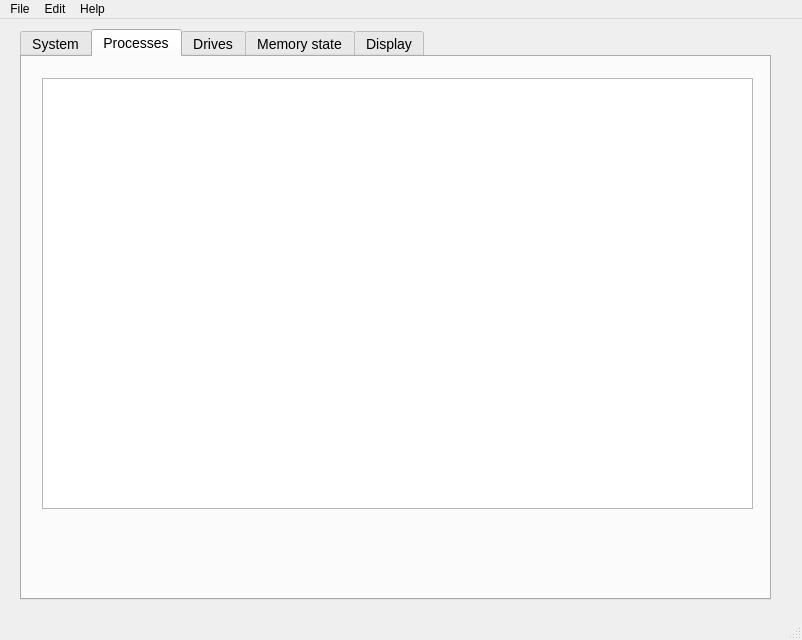
<?xml version="1.0" encoding="UTF-8"?>
<ui version="4.0">
 <class>MainWindow</class>
 <widget class="QMainWindow" name="MainWindow">
  <property name="geometry">
   <rect>
    <x>0</x>
    <y>0</y>
    <width>802</width>
    <height>640</height>
   </rect>
  </property>
  <property name="windowTitle">
   <string>MainWindow</string>
  </property>
  <widget class="QWidget" name="centralwidget">
   <widget class="QTabWidget" name="tabWidget">
    <property name="geometry">
     <rect>
      <x>20</x>
      <y>10</y>
      <width>751</width>
      <height>571</height>
     </rect>
    </property>
    <property name="styleSheet">
     <string notr="true">
/*background-color:rgb(240, 240, 240);
background-color:black;*/
font-size:14px;</string>
    </property>
    <property name="currentIndex">
     <number>1</number>
    </property>
    <widget class="QWidget" name="tab">
     <property name="styleSheet">
      <string notr="true"/>
     </property>
     <attribute name="title">
      <string>System</string>
     </attribute>
     <widget class="QGroupBox" name="groupBox">
      <property name="geometry">
       <rect>
        <x>30</x>
        <y>10</y>
        <width>681</width>
        <height>511</height>
       </rect>
      </property>
      <property name="styleSheet">
       <string notr="true">font-size:14px;</string>
      </property>
      <property name="title">
       <string>ЛОЛ</string>
      </property>
      <widget class="QWidget" name="layoutWidget">
       <property name="geometry">
        <rect>
         <x>10</x>
         <y>30</y>
         <width>221</width>
         <height>371</height>
        </rect>
       </property>
       <layout class="QVBoxLayout" name="verticalLayout">
        <item>
         <widget class="QLabel" name="label_5">
          <property name="text">
           <string>ИМЯ КОМПЬЮТЕРА</string>
          </property>
         </widget>
        </item>
        <item>
         <widget class="QLabel" name="label_3">
          <property name="text">
           <string>ИМЯ ПОЛЬЗОВАТЕЛЯ</string>
          </property>
         </widget>
        </item>
        <item>
         <widget class="QLabel" name="label_4">
          <property name="text">
           <string>Количество ядер процессора</string>
          </property>
         </widget>
        </item>
        <item>
         <widget class="QLabel" name="label">
          <property name="text">
           <string>Версия ОС</string>
          </property>
         </widget>
        </item>
        <item>
         <widget class="QLabel" name="label_2">
          <property name="text">
           <string>Архитектура процессора</string>
          </property>
         </widget>
        </item>
        <item>
         <widget class="QLabel" name="label_16">
          <property name="text">
           <string>Уровень процессора</string>
          </property>
         </widget>
        </item>
        <item>
         <widget class="QLabel" name="label_29">
          <property name="text">
           <string>Директория WIndows</string>
          </property>
         </widget>
        </item>
       </layout>
      </widget>
      <widget class="QWidget" name="layoutWidget">
       <property name="geometry">
        <rect>
         <x>270</x>
         <y>30</y>
         <width>181</width>
         <height>371</height>
        </rect>
       </property>
       <layout class="QVBoxLayout" name="verticalLayout_2">
        <item>
         <widget class="QLabel" name="computer_name">
          <property name="text">
           <string/>
          </property>
         </widget>
        </item>
        <item>
         <widget class="QLabel" name="label_7">
          <property name="text">
           <string>TextLabel</string>
          </property>
         </widget>
        </item>
        <item>
         <widget class="QLabel" name="amount_of_kernels">
          <property name="text">
           <string>TextLabel</string>
          </property>
         </widget>
        </item>
        <item>
         <widget class="QLabel" name="OS">
          <property name="text">
           <string>TextLabel</string>
          </property>
         </widget>
        </item>
        <item>
         <widget class="QLabel" name="label_8">
          <property name="text">
           <string/>
          </property>
         </widget>
        </item>
        <item>
         <widget class="QLabel" name="label_17">
          <property name="text">
           <string>TextLabel</string>
          </property>
         </widget>
        </item>
        <item>
         <widget class="QLabel" name="label_30">
          <property name="text">
           <string>TextLabel</string>
          </property>
         </widget>
        </item>
       </layout>
      </widget>
     </widget>
    </widget>
    <widget class="QWidget" name="tab_2">
     <attribute name="title">
      <string>Processes</string>
     </attribute>
     <widget class="QListWidget" name="listWidget">
      <property name="geometry">
       <rect>
        <x>20</x>
        <y>21</y>
        <width>711</width>
        <height>431</height>
       </rect>
      </property>
      <property name="styleSheet">
       <string notr="true">font-size:14px;</string>
      </property>
     </widget>
    </widget>
    <widget class="QWidget" name="tab_3">
     <attribute name="title">
      <string>Drives</string>
     </attribute>
     <widget class="QTextBrowser" name="textBrowser">
      <property name="geometry">
       <rect>
        <x>70</x>
        <y>60</y>
        <width>181</width>
        <height>111</height>
       </rect>
      </property>
      <property name="styleSheet">
       <string notr="true">font-size:14px;</string>
      </property>
      <property name="html">
       <string>&lt;!DOCTYPE HTML PUBLIC &quot;-//W3C//DTD HTML 4.0//EN&quot; &quot;http://www.w3.org/TR/REC-html40/strict.dtd&quot;&gt;
&lt;html&gt;&lt;head&gt;&lt;meta name=&quot;qrichtext&quot; content=&quot;1&quot; /&gt;&lt;style type=&quot;text/css&quot;&gt;
p, li { white-space: pre-wrap; }
&lt;/style&gt;&lt;/head&gt;&lt;body style=&quot; font-family:'MS Shell Dlg 2'; font-size:14px; font-weight:400; font-style:normal;&quot;&gt;
&lt;p style=&quot;-qt-paragraph-type:empty; margin-top:0px; margin-bottom:0px; margin-left:0px; margin-right:0px; -qt-block-indent:0; text-indent:0px; font-family:'MS Shell Dlg 2'; font-size:7.8pt;&quot;&gt;&lt;br /&gt;&lt;/p&gt;&lt;/body&gt;&lt;/html&gt;</string>
      </property>
     </widget>
     <widget class="QTextBrowser" name="textBrowser_2">
      <property name="geometry">
       <rect>
        <x>270</x>
        <y>60</y>
        <width>181</width>
        <height>111</height>
       </rect>
      </property>
      <property name="styleSheet">
       <string notr="true">font-size:14px;</string>
      </property>
      <property name="html">
       <string>&lt;!DOCTYPE HTML PUBLIC &quot;-//W3C//DTD HTML 4.0//EN&quot; &quot;http://www.w3.org/TR/REC-html40/strict.dtd&quot;&gt;
&lt;html&gt;&lt;head&gt;&lt;meta name=&quot;qrichtext&quot; content=&quot;1&quot; /&gt;&lt;style type=&quot;text/css&quot;&gt;
p, li { white-space: pre-wrap; }
&lt;/style&gt;&lt;/head&gt;&lt;body style=&quot; font-family:'MS Shell Dlg 2'; font-size:14px; font-weight:400; font-style:normal;&quot;&gt;
&lt;p style=&quot;-qt-paragraph-type:empty; margin-top:0px; margin-bottom:0px; margin-left:0px; margin-right:0px; -qt-block-indent:0; text-indent:0px; font-family:'MS Shell Dlg 2'; font-size:7.8pt;&quot;&gt;&lt;br /&gt;&lt;/p&gt;&lt;/body&gt;&lt;/html&gt;</string>
      </property>
     </widget>
     <widget class="QTextBrowser" name="textBrowser_3">
      <property name="geometry">
       <rect>
        <x>480</x>
        <y>60</y>
        <width>181</width>
        <height>111</height>
       </rect>
      </property>
      <property name="styleSheet">
       <string notr="true">font-size:14px;</string>
      </property>
      <property name="html">
       <string>&lt;!DOCTYPE HTML PUBLIC &quot;-//W3C//DTD HTML 4.0//EN&quot; &quot;http://www.w3.org/TR/REC-html40/strict.dtd&quot;&gt;
&lt;html&gt;&lt;head&gt;&lt;meta name=&quot;qrichtext&quot; content=&quot;1&quot; /&gt;&lt;style type=&quot;text/css&quot;&gt;
p, li { white-space: pre-wrap; }
&lt;/style&gt;&lt;/head&gt;&lt;body style=&quot; font-family:'MS Shell Dlg 2'; font-size:14px; font-weight:400; font-style:normal;&quot;&gt;
&lt;p style=&quot;-qt-paragraph-type:empty; margin-top:0px; margin-bottom:0px; margin-left:0px; margin-right:0px; -qt-block-indent:0; text-indent:0px; font-family:'MS Shell Dlg 2'; font-size:7.8pt;&quot;&gt;&lt;br /&gt;&lt;/p&gt;&lt;/body&gt;&lt;/html&gt;</string>
      </property>
     </widget>
     <widget class="QTextBrowser" name="textBrowser_4">
      <property name="geometry">
       <rect>
        <x>70</x>
        <y>200</y>
        <width>181</width>
        <height>111</height>
       </rect>
      </property>
      <property name="styleSheet">
       <string notr="true">font-size:14px;</string>
      </property>
      <property name="html">
       <string>&lt;!DOCTYPE HTML PUBLIC &quot;-//W3C//DTD HTML 4.0//EN&quot; &quot;http://www.w3.org/TR/REC-html40/strict.dtd&quot;&gt;
&lt;html&gt;&lt;head&gt;&lt;meta name=&quot;qrichtext&quot; content=&quot;1&quot; /&gt;&lt;style type=&quot;text/css&quot;&gt;
p, li { white-space: pre-wrap; }
&lt;/style&gt;&lt;/head&gt;&lt;body style=&quot; font-family:'MS Shell Dlg 2'; font-size:14px; font-weight:400; font-style:normal;&quot;&gt;
&lt;p style=&quot;-qt-paragraph-type:empty; margin-top:0px; margin-bottom:0px; margin-left:0px; margin-right:0px; -qt-block-indent:0; text-indent:0px; font-family:'MS Shell Dlg 2'; font-size:7.8pt;&quot;&gt;&lt;br /&gt;&lt;/p&gt;&lt;/body&gt;&lt;/html&gt;</string>
      </property>
     </widget>
     <widget class="QTextBrowser" name="textBrowser_5">
      <property name="geometry">
       <rect>
        <x>270</x>
        <y>200</y>
        <width>181</width>
        <height>111</height>
       </rect>
      </property>
      <property name="styleSheet">
       <string notr="true">font-size:14px;</string>
      </property>
      <property name="html">
       <string>&lt;!DOCTYPE HTML PUBLIC &quot;-//W3C//DTD HTML 4.0//EN&quot; &quot;http://www.w3.org/TR/REC-html40/strict.dtd&quot;&gt;
&lt;html&gt;&lt;head&gt;&lt;meta name=&quot;qrichtext&quot; content=&quot;1&quot; /&gt;&lt;style type=&quot;text/css&quot;&gt;
p, li { white-space: pre-wrap; }
&lt;/style&gt;&lt;/head&gt;&lt;body style=&quot; font-family:'MS Shell Dlg 2'; font-size:14px; font-weight:400; font-style:normal;&quot;&gt;
&lt;p style=&quot;-qt-paragraph-type:empty; margin-top:0px; margin-bottom:0px; margin-left:0px; margin-right:0px; -qt-block-indent:0; text-indent:0px; font-family:'MS Shell Dlg 2'; font-size:7.8pt;&quot;&gt;&lt;br /&gt;&lt;/p&gt;&lt;/body&gt;&lt;/html&gt;</string>
      </property>
     </widget>
     <widget class="QTextBrowser" name="textBrowser_6">
      <property name="geometry">
       <rect>
        <x>480</x>
        <y>200</y>
        <width>181</width>
        <height>111</height>
       </rect>
      </property>
      <property name="styleSheet">
       <string notr="true">font-size:14px;</string>
      </property>
      <property name="html">
       <string>&lt;!DOCTYPE HTML PUBLIC &quot;-//W3C//DTD HTML 4.0//EN&quot; &quot;http://www.w3.org/TR/REC-html40/strict.dtd&quot;&gt;
&lt;html&gt;&lt;head&gt;&lt;meta name=&quot;qrichtext&quot; content=&quot;1&quot; /&gt;&lt;style type=&quot;text/css&quot;&gt;
p, li { white-space: pre-wrap; }
&lt;/style&gt;&lt;/head&gt;&lt;body style=&quot; font-family:'MS Shell Dlg 2'; font-size:14px; font-weight:400; font-style:normal;&quot;&gt;
&lt;p style=&quot;-qt-paragraph-type:empty; margin-top:0px; margin-bottom:0px; margin-left:0px; margin-right:0px; -qt-block-indent:0; text-indent:0px; font-family:'MS Shell Dlg 2'; font-size:7.8pt;&quot;&gt;&lt;br /&gt;&lt;/p&gt;&lt;/body&gt;&lt;/html&gt;</string>
      </property>
     </widget>
    </widget>
    <widget class="QWidget" name="tab_4">
     <attribute name="title">
      <string>Memory state</string>
     </attribute>
     <widget class="QWidget" name="layoutWidget">
      <property name="geometry">
       <rect>
        <x>440</x>
        <y>30</y>
        <width>211</width>
        <height>381</height>
       </rect>
      </property>
      <layout class="QVBoxLayout" name="verticalLayout_3">
       <item>
        <widget class="QLabel" name="mem_perc">
         <property name="text">
          <string>TextLabel</string>
         </property>
        </widget>
       </item>
       <item>
        <widget class="QLabel" name="all_mem">
         <property name="text">
          <string>TextLabel</string>
         </property>
        </widget>
       </item>
       <item>
        <widget class="QLabel" name="label_10">
         <property name="text">
          <string>TextLabel</string>
         </property>
        </widget>
       </item>
       <item>
        <widget class="QLabel" name="label_13">
         <property name="text">
          <string>TextLabel</string>
         </property>
        </widget>
       </item>
       <item>
        <widget class="QLabel" name="label_15">
         <property name="text">
          <string>TextLabel</string>
         </property>
        </widget>
       </item>
       <item>
        <widget class="QLabel" name="label_28">
         <property name="text">
          <string>TextLabel</string>
         </property>
        </widget>
       </item>
      </layout>
     </widget>
     <widget class="QWidget" name="layoutWidget">
      <property name="geometry">
       <rect>
        <x>70</x>
        <y>30</y>
        <width>321</width>
        <height>381</height>
       </rect>
      </property>
      <layout class="QVBoxLayout" name="verticalLayout_4">
       <item>
        <widget class="QLabel" name="label_6">
         <property name="text">
          <string>Количество процентов памяти в использовании</string>
         </property>
        </widget>
       </item>
       <item>
        <widget class="QLabel" name="label_9">
         <property name="text">
          <string>Физическая память</string>
         </property>
        </widget>
       </item>
       <item>
        <widget class="QLabel" name="label_11">
         <property name="text">
          <string>Свободная память</string>
         </property>
        </widget>
       </item>
       <item>
        <widget class="QLabel" name="label_12">
         <property name="text">
          <string>Максимальный объем виртуальной памяти</string>
         </property>
        </widget>
       </item>
       <item>
        <widget class="QLabel" name="label_14">
         <property name="text">
          <string>Свободное количество виртуальной памяти</string>
         </property>
        </widget>
       </item>
       <item>
        <widget class="QLabel" name="label_27">
         <property name="text">
          <string>Файл подкачки</string>
         </property>
        </widget>
       </item>
      </layout>
     </widget>
    </widget>
    <widget class="QWidget" name="tab_5">
     <attribute name="title">
      <string>Display</string>
     </attribute>
     <widget class="QWidget" name="layoutWidget_2">
      <property name="geometry">
       <rect>
        <x>360</x>
        <y>40</y>
        <width>181</width>
        <height>291</height>
       </rect>
      </property>
      <layout class="QVBoxLayout" name="verticalLayout_5">
       <item>
        <widget class="QLabel" name="computer_name_2">
         <property name="text">
          <string/>
         </property>
        </widget>
       </item>
       <item>
        <widget class="QLabel" name="label_20">
         <property name="text">
          <string>TextLabel</string>
         </property>
        </widget>
       </item>
       <item>
        <widget class="QLabel" name="freq">
         <property name="text">
          <string>TextLabel</string>
         </property>
        </widget>
       </item>
       <item>
        <widget class="QLabel" name="display">
         <property name="text">
          <string>TextLabel</string>
         </property>
        </widget>
       </item>
       <item>
        <widget class="QLabel" name="label_21">
         <property name="text">
          <string/>
         </property>
        </widget>
       </item>
       <item>
        <widget class="QLabel" name="label_22">
         <property name="text">
          <string>TextLabel</string>
         </property>
        </widget>
       </item>
      </layout>
     </widget>
     <widget class="QWidget" name="layoutWidget">
      <property name="geometry">
       <rect>
        <x>160</x>
        <y>40</y>
        <width>181</width>
        <height>291</height>
       </rect>
      </property>
      <layout class="QVBoxLayout" name="verticalLayout_6">
       <item>
        <widget class="QLabel" name="label_18">
         <property name="text">
          <string/>
         </property>
        </widget>
       </item>
       <item>
        <widget class="QLabel" name="label_24">
         <property name="text">
          <string>Разрешение</string>
         </property>
        </widget>
       </item>
       <item>
        <widget class="QLabel" name="label_26">
         <property name="text">
          <string>Частота</string>
         </property>
        </widget>
       </item>
       <item>
        <widget class="QLabel" name="label_23">
         <property name="text">
          <string>Видеокарта</string>
         </property>
        </widget>
       </item>
       <item>
        <widget class="QLabel" name="label_25">
         <property name="text">
          <string>Дисплей</string>
         </property>
        </widget>
       </item>
       <item>
        <widget class="QLabel" name="label_19">
         <property name="text">
          <string>Монитор</string>
         </property>
        </widget>
       </item>
      </layout>
     </widget>
    </widget>
   </widget>
  </widget>
  <widget class="QMenuBar" name="menubar">
   <property name="geometry">
    <rect>
     <x>0</x>
     <y>0</y>
     <width>802</width>
     <height>25</height>
    </rect>
   </property>
   <widget class="QMenu" name="menu">
    <property name="title">
     <string>File</string>
    </property>
   </widget>
   <widget class="QMenu" name="menuEdit">
    <property name="title">
     <string>Edit</string>
    </property>
   </widget>
   <widget class="QMenu" name="menuHelp">
    <property name="title">
     <string>Help</string>
    </property>
   </widget>
   <addaction name="menu"/>
   <addaction name="menuEdit"/>
   <addaction name="menuHelp"/>
  </widget>
  <widget class="QStatusBar" name="statusbar"/>
 </widget>
 <resources/>
 <connections/>
</ui>
